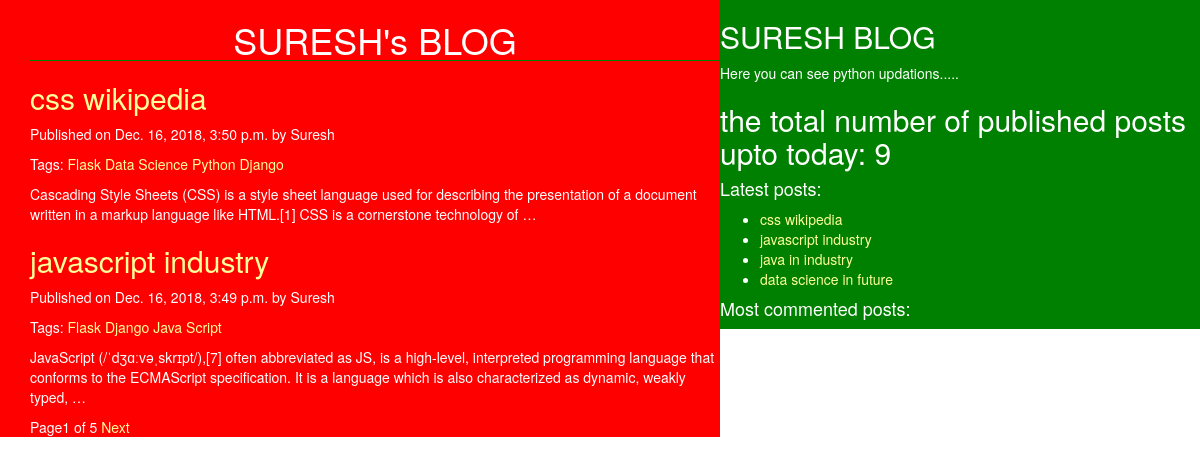
Before: / with the older database file.
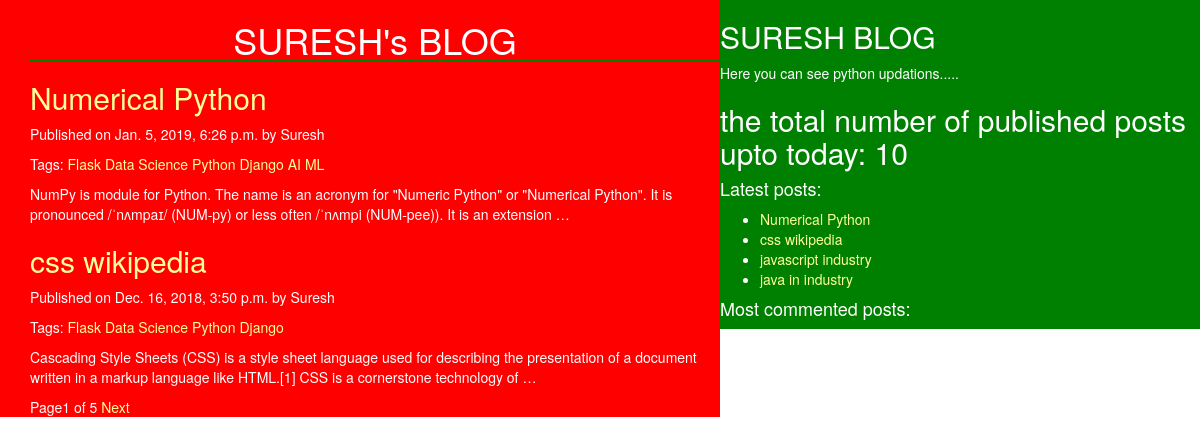
After: the same page with the newer database file.
### blog/models.py (models this page shows, shortened)
class Post(models.Model):
    STATIC_CHOICE = (('draft', 'Draft'), ('published', 'Published'))
    title = models.CharField(max_length=256)
    slug = models.SlugField(max_length=264, unique_for_date='publish')
    author = models.ForeignKey(User, related_name='blog_posts', on_delete=models.CASCADE)
    body = models.TextField()
    created = models.DateTimeField(auto_now_add=True)
    updated = models.DateTimeField(auto_now=True)
    publish = models.DateTimeField(default=timezone.now)
    status = models.CharField(max_length=10, choices=STATIC_CHOICE, default='draft')
    tags = TaggableManager()
    class Meta:
        ordering = ('-publish', )
    def get_absolute_url(self):
        return reverse('post_details', args=[self.publish.year, self.publish.strftime('%m'), self.publish.strftime('%d'),self.slug])

### blog/views.py (the view)
# urls.py: path('', views.post_list_view),
def post_list_view(request, tag_slug=None):
    post_list = Post.objects.all()
    tag = None
    if tag_slug:
        tag = get_object_or_404(Tag, slug=tag_slug)
        post_list = post_list.filter(tags__in=[tag])
    '''creating paginator'''
    paginator = Paginator(post_list, 2)
    page_number = request.GET.get('page')
    try:
        post_list = paginator.page(page_number)
    except PageNotAnInteger:
        post_list = paginator.page(1)
    except EmptyPage:
        post_list = paginator.page(paginator.num_pages)
    return render(request, 'blog/post_list.html', {'post_list': post_list, 'tag': tag})

### blog/templatetags/blog_tags.py (called while the page is built)
@register.simple_tag
def total_posts():
    return Post.objects.count()

@register.inclusion_tag('blog/latestposts.html')
def show_latest_posts():
    late_posts = Post.objects.order_by('-publish')[:4]
    return {'late_posts': late_posts}

### templates/blog/post_list.html (shortened to what this page needs)
{% extends 'blog/Home.html' %}
{% block content %}
<h1 class="main">SURESH's BLOG</h1>
{% for post in post_list %}
<a href="{{post.get_absolute_url}}"><h2>{{post.title}}</h2></a>
<p id="date">Published on {{post.publish}} by {{post.author|title}}</p>
<p>Tags:
    {% for tag in post.tags.all %}
    <a href="{% url 'post_list_by_tag_name' tag.slug %}">{{tag.name}}</a>
    {%endfor%}
</p>
{{post.body|truncatewords:30|linebreaks}}
{% endfor %}
{% include 'blog/Pagenation.html' with page=post_list%}
{% endblock %}

### templates/blog/Home.html (shortened to what this page needs)
<!DOCTYPE html>
{% load blog_tags %}
{% load staticfiles %}
<html lang="en">
<head>
    <link rel="stylesheet" href="https://maxcdn.bootstrapcdn.com/bootstrap/3.3.7/css/bootstrap.min.css">
    <link rel="stylesheet" href="{%static "css/blog.css" %}">
</head>
<body>
<div class="content">
{% block content %}{% endblock %}
</div>
<div class="sidebar">
    <h2>SURESH BLOG</h2>
    <p>Here you can see python updations.....</p>
    <h2>the total number of published posts upto today: {% total_posts %}</h2>
    <h4>Latest posts:</h4>{%show_latest_posts%}
    <h4>Most commented posts:</h4>
</div>
</body>
</html>

### templates/blog/Pagenation.html (shortened to what this page needs)
<div class="paginator">
    <span>Page{{page.number}} of {{page.paginator.num_pages}}</span>
    {%if page.has_next%}
        <a href="?page={{page.next_page_number}}">Next</a>
    {%endif%}
</div>

### templates/blog/latestposts.html
<ul>
    {% for post in late_posts %}
    <li><a href="{{post.get_absolute_url}}">{{post.title}}</a></li>
    {%endfor%}
</ul>

### static/css/blog.css (style rules this page uses)
.content { width:60%; float:left; background:red; height:100%; padding:0 0 0 30px; }
.sidebar { width:40%; float:right; background:green; height:100%; }
.main { text-align:center; border-bottom:1px solid green; }
body { color:white; }
a { color:#ffff99; }

Changed rows visible on the page:
no longer on this page (row unchanged): Post: title "data science in future", shown under "Latest posts:"
no longer on one of the page's lists (row unchanged): Post: title "javascript industry", publish "Dec. 16, 2018, 3:49 p.m.", author "Suresh", body "JavaScript (/ˈdʒɑːvəˌskrɪpt/),[7] often abbreviated as JS, is a high-level, interpreted programming language that conforms to the ECMAScript specification. It is a language which is also characterized as dynamic, weakly typed, …"
added Post: title "Numerical Python", publish "Jan. 5, 2019, 6:26 p.m.", author "Suresh", body "NumPy is module for Python. The name is an acronym for \"Numeric Python\" or \"Numerical Python\". It is pronounced /ˈnʌmpaɪ/ (NUM-py) or less often /ˈnʌmpi (NUM-pee)). It is an extension …", Tag (name "Flask"), Tag (name "Data Science"), Tag (name "Python"), Tag (name "Django")
added Tag: name "AI", shown under "Numerical Python"
added Tag: name "ML", shown under "Numerical Python"
computed for Post "javascript industry": loses Tag (name "Java Script"); loses Tag (name "Flask"); loses Tag (name "Django")
Other visible differences:
text no longer shown: "9"
text now shown: "10"
